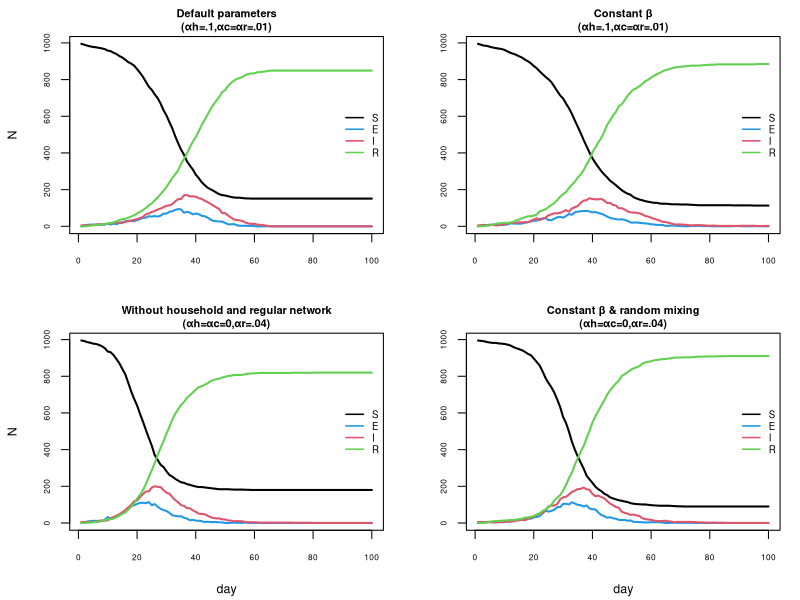

The R script that drew this image:
# Team Members: 
# 1. Shivasharini Govindasamy (Sharuuu27) - S2766392
# 2. Yu-Hsuan Hung (YuHsuan07) - S2793274
# 3. Yasuhiro Hara (hiroh-git) - S2826059

# Team Contributions:
# Shivasharini - Developed the household vector h generation (Q1) 
                #and the get.net function for the regular contact network (Q2)
# Yu-Hsuan - Implemented the core SEIR simulation function, nseir, 
            #which includes the social structure elements (Q3)
# Yasuhiro- Developed the function for plotting the simulation dynamics (Q4) 
            #and performed the comparative analysis of the four model scenarios (Q5)

## OVERVIEW: STOCHASTIC SEIR SIMULATION WITH SOCIAL STRUCTURE
# This script implements a stochastic SEIR epidemiological model.
# The model incorporates explicit social structure by simulating contact based on 
# household membership, individual social networks, and random mixing.

## CODE STRUCTURE:
# 1. Setup (N, hmax) and Household Assignment
# 2. Sociability Parameter generation and Network Generation function
# 3. SEIR simulation function (nseir)
# 4. Plotting function (plot_graphs)
# 5. Scenario Comparison and Plotting
# 6. Interpretation of the plots

set.seed(0)

## Step 1: Household Assignment
### To assign the n people to their unique household ID
n <- 1000 ## Define population size N
hmax <- 5  ## Max household size

## Create household vector 'h' such that household sizes are 
## uniformly distributed between 1 and hmax.
## This one-liner uses: 
## 1. sampling sizes (sample(1:hmax, n, replace = TRUE))
## 2. repeating household IDs (rep(1:n, times = ...))
## 3. sampling the first N elements and shuffling (sample(...)[1:n])
h <- sample(rep(1:n, times = sample(1:hmax, n, replace = TRUE))[1:n])


## Step 2: Assignment of Sociability Parameter (beta_i) and Network Generation.
### To assign Sociability Parameter (beta_i)
generate_beta <- function(n = 1000) {
  # Generates the vector of sociability parameters (beta_i) for each person.
  # Each beta_i is drawn from a Uniform(0,1) distribution
  beta <- runif(n, min=0, max=1)
  return(beta)
}  

beta <- generate_beta(n=n)


get.net <- function(beta, h, nc = 15) {
  ## Function to generate the regular contact network.
  ## The network excludes household members
  n <- length(beta) 
  mean_beta <- mean(beta)
  ## Calculate the denominator used in the link probability formula
  prob_denominator <- mean_beta^2 * (n - 1)
  # creating network list of all n people
  network <- replicate(n, integer(0), simplify = FALSE) 
  # creating all possible pairs
  row1 <- c(); row2 <- c()
  row1 <- unlist(sapply(1:n, function(i) rep(i, n-i+1)))
  row2 <- unlist(sapply(1:(n-1), function(i) (i+1):n))
  unique_pairs <- array(c(row1, row2),dim=c(length(row1), 2))
  unique_pairs <- t(unique_pairs)
  # to identify which pairs are household members
  household_member <- h[unique_pairs[1, ]] == h[unique_pairs[2, ]]
  
  # to store the pairs which are NOT household members
  non_household <- unique_pairs[, !household_member]
  # contact network probability and cap at 1
  link <- ((nc * beta[non_household[1, ]] * beta[non_household[2, ]]) 
           / prob_denominator)
  
  # generate uniform random numbers to compare with contact network probability
  random_u <- runif(ncol(non_household))
  regular_contact <- random_u < link
  # to store the regular contacts only
  network_list <- non_household[, regular_contact]
  # To add regular contacts to each person's list
  for (j in 1:ncol(network_list)) {
    person_1 <- network_list[1, j] 
    person_2 <- network_list[2, j] 
    
    
    network[[person_1]] <- c(network[[person_1]], person_2)
    network[[person_2]] <- c(network[[person_2]], person_1)
  }
  
  return(network)
  
}

alink <- get.net(beta, h)


## Step 3: Implementation of the SEIR Simulation Model
## SEIR simulation model with social structure
nseir <- function(beta, h, alink, alpha = c(.1, .01, .01), delta = .2, 
                  gamma = .4, nc = 15,nt = 100, pinf = .005) {
  ## beta = the transmission rate parameter;
  ## h = household each person belongs to;
  ## alpha = the daily probs I[i] -> S[j]
  ## Note: Each alpha stands for 
  ## - household transmission prob
  ## - contact network transmission prob
  ## - random mixing base prob
  ## gamma = daily prob E -> I; delta = daily prob I -> R;
  ## nc = Average contacts; nt = number of days
  ## pinf = initial proportion infected.
  
  ##Initialization 
  set.seed(0)
  n <- length(beta)
  x <- rep(0, n)
  ni <- round(n * pinf)
  
  ## Randomly set the initial number of infected individuals (I=2)
  x[1:ni] <- 2
  
  ## Pre-calculate constant denominator for 3rd way
  mean_beta <- mean(beta)
  prob_deno <- mean_beta^2 * (n - 1)
  
  ## Set up storage for each state
  S <- E <- I <- R <- rep(0, nt)
  
  ## Record initial population counts (Day 1)
  S[1] <- n-ni;I[1] <- ni
  
  ## Loop over the remaining days
  for (t in 2:nt) {
    
    u <- runif(n)          ## generate uniform random deviates
    I_idx <- which(x == 2) ## get infection indices
    
    ## Fixed Probability Transitions (I -> R & E -> I)
    x[x == 2 & u < delta] <- 3 ## I -> R with prob delta
    x[x == 1 & u < gamma] <- 2 ## E -> I with prob gamma
    
    # S -> E Transitions (Three ways)
    for (i in I_idx) {  ## Loop through each infector i
      h_id <- h[i]      ## get the household ID of i
      net_idx <- alink[[i]] ## get the regular network contacts (indices) of i
      
      ## 1st way: household transmission
      ## Find people who are S(0) and in i's household
      S_same_hh_idx <- which(x == 0 & h == h_id)
      S_same_hh_idx_len <- length(S_same_hh_idx)
      ## check if there are any S targets in the household
      if (S_same_hh_idx_len > 0) {
        ## generate uniform random deviates
        u_hh <- runif(S_same_hh_idx_len)
        
        ## determine who is infected (prob alpha[1]).
        x[S_same_hh_idx[u_hh < alpha[1]]] <- 1 ## S-> E with prob alpha[1]
      }
      
      ## 2nd way: Regular Network Transmission
      ## Filter out contacts who are still S(0)
      S_net_idx <- net_idx[x[net_idx] == 0]
      S_net_idx_len <- length(S_net_idx)
      ### check if there are any S targets in the regular network
      if (S_net_idx_len > 0) {
        ## generate uniform random deviates
        u_net <- runif(S_net_idx_len)
        ## determine who is infected (prob alpha[2])
        x[S_net_idx[u_net < alpha[2]]] <- 1 ## S-> E with prob alpha[2]
      }
      
      ## 3rd way: Irrespective Transmission 
      # Find all susceptible individuals
      S_noinf_idx <- which(x == 0)
      S_noinf_idx_len <- length(S_noinf_idx)
      ## check if there are any S targets
      if (S_noinf_idx_len > 0) {
        ## Setting P_random
        ## Note: Use pmin to cap probability at 1
        P_random <- alpha[3] * nc * beta[i] * beta[S_noinf_idx] / prob_deno
        ## generate uniform random deviates
        u_random <- runif(S_noinf_idx_len)
        ## determine who is infected (prob P_random)
        x[S_noinf_idx[u_random < P_random]] <- 1 ## S-> E with prob P_random
      }
    }
    
    ## Store daily results by counting individuals in each state
    S[t] <- sum(x == 0); E[t] <- sum(x == 1)
    I[t] <- sum(x == 2); R[t] <- sum(x == 3)
  }
  
  return(list(S = S, E = E, I = I, R = R, t=1:nt))
}


## Step 4: Function for plotting simulation results
## A function to nicely plot the dynamics of the simulated population states
## Uses base R plotting functions (plot, lines) and graphical parameters (par)
plot_graphs <- function(alphas, betas, labels, h, alink) {
  ## alphas = the daily probs I[i] -> S[j] in matrix format;
  ## betas = the transmission rate parameter in matrix format;
  ## labels = title of each parameter settings
  
  ## setting for plotting multiple graphs
  ncol <- length(alphas[1,])    ## set number of graphs to plot
  
  # Set up graphical parameters for multi-panel plot (2 rows, 2 columns if ncol=4).
  # mfcol fills plots column by column.
  par(mfcol=c(2,ncol/2),        ## layout setting of the plot
      mar=c(4,4,2,1),           ## margin settings
      oma=c(.2,.2,.2,.2),       ## outer margin settings
      family="sans",            ## font style settings (Arial)
      cex.axis=.6, cex.lab=.9)  ## font size settings
  
  for (i in 1:ncol){
    ## Determine axis labels based on panel position
    ## Y label 'N' is drawn only on the first column (i=1, 2).
    if (i<=2) scY <- "N" else scY <- ""      ## draw Y-axis label on the left graphs
    if (i%%2==0) scX <- "day" else scX <- "" ## draw X-asix label on the bottom graphs
    
    ## Simulate SEIR model with nseir function
    epi <- nseir(beta=betas[,i],h,alink,alpha=alphas[,i])
    
    ## plot simulated data
    plot(x=epi$t, y=epi$S,
         ylim=c(0,max(epi$S)),xlab=scX,ylab=scY,
         main=labels[i],
         type="l",cex=.5,cex.main=.8,lwd=2) ## S (black)
    lines(x=epi$t, y=epi$E,
          col=4,type="l",cex=.5,lwd=2)      ## E (blue)
    lines(x=epi$t, y=epi$I,
          col=2,type="l",cex=.5,lwd=2)      ## I (red)
    lines(x=epi$t, y=epi$R,
          col=3,type="l",cex=.5,lwd=2)      ## I (red)
    legend(x="right",y="center",            ## legend
           legend=c("S", "E", "I", "R"), col=c(1, 4, 2, 3),
           lty=1, bty="n",cex=.7,lwd=1.5)
  }
}


## Step 5: Compare 4 scenarios and plot
## Prepare parameters for the 4 required scenarios: 
## 1. Full model, varied beta (Default)
## 2. Random mixing, varied beta
## 3. Full model, constant beta
## 4. Random mixing, constant beta
alphas <- array(c(c(.1,.01,.01),
                  c(0,0,.04),
                  c(.1,.01,.01),
                  c(0,0,.04)),
                dim=c(3,4))

set.seed(0)
## Generate varied beta based on Uniform(0, 1) random variables
beta_u <- runif(n)
## Generate constant beta set to the average of beta_u for every element
beta_mean <- rep(mean(beta_u),n)
betas <- array(c(beta_u,beta_u,beta_mean,beta_mean),
               dim=c(n,4))

## Labels describing each scenario for plotting
labels <- c("Default parameters\n(αh=.1,αc=αr=.01)",
            "Without household and regular network\n(αh=αc=0,αr=.04)",
            "Constant β\n(αh=.1,αc=αr=.01)",
            "Constant β & random mixing\n(αh=αc=0,αr=.04)")

## Plot graphs
plot_graphs(alphas, betas, labels, h=h, alink=alink)


## The apparent effect of the household and network structure, relative to random mixing
# 1. Default parameters
# (alpha_h =.1, alpha_c = alpha_r =.01; beta varied) (left top)
#
# The number of infected (I, red line) and exposed (E, blue line) peaks 
# around days 38 and 30, respectively. The susceptible (S, black line) 
# population declines, reaching a minimum of approximately 200 on day 50. 
# The recovered (R, green line) population increases and plateaus near 800.

# 2. Without household and regular network
# (alpha_h = alpha_c = 0, alpha_r =.04; beta varied) (left bottom)
#  
# The spread and resolution are faster than in the default scenario. The 
# peaks of states I and S are higher at approximately 200 and 150, respectively. 
# The peaks of infected and exposed also occur earlier, around days 25 and 
# 20 respectively, suggesting that the epidemic spreads and resolves 
# relatively quickly. The population of the state S drops sharply, reaching a 
# minimum of approximately 200 on day 40. The state's R population plateaus 
# at approximately 800. The high transmission through random mixing (alpha_r =.04) 
# likely drives this rapid spread.


# 3. Constant beta
# (alpha_h =.1, alpha_c = alpha_r =.01; beta constant) (right top)
#
# The overall shape of the epidemic is very similar to the default parameters, 
# but the minimum value of state S's population is lower, approximately 150, 
# and the maximum value of R's population is higher, approximately 850. 
# This suggests that the homogeneity of beta slightly increased the spread.


# 4. Constant beta & random mixing 
#(alpha_h = alpha_c = 0, alpha_r =.04; beta constant) (right bottom)
# 
# The peaks of the I and E states are higher than in scenarios 1 and 3, 
# at around 200 and 150 respectively. These peaks occur earlier, on days 37 
# and 30 respectively. The minimum value of state S's population is lower, 
# approximately 100,and the maximum value of R's population is higher, 
# approximately 900. Similar to 3rd scenario, using a constant beta over a 
# varied beta slightly increases the size of the epidemic.


### Conclusion:
# The epidemic spreads the fastest and have the biggest outbreak when the model 
# is computed without the household and regular network structure (bottom plots). 

# Everyone in the population now has a higher probability to get infected due to 
# the higher rate of transmission (alpha = 0.04) compared to the default 
# transmission rate (alpha = 0.01). 

# Beta is drawn from Uniform(0,1). In the “constant Beta + random mixing” 
# setting (bottom right; ah=ac=0, ar=.04), the epidemic spreads the most, as 
# evidenced by the smallest final S among the four panels. This supports that, 
# under these parameters, equal Beta with random mixing leads to the greatest 
# overall spread.
